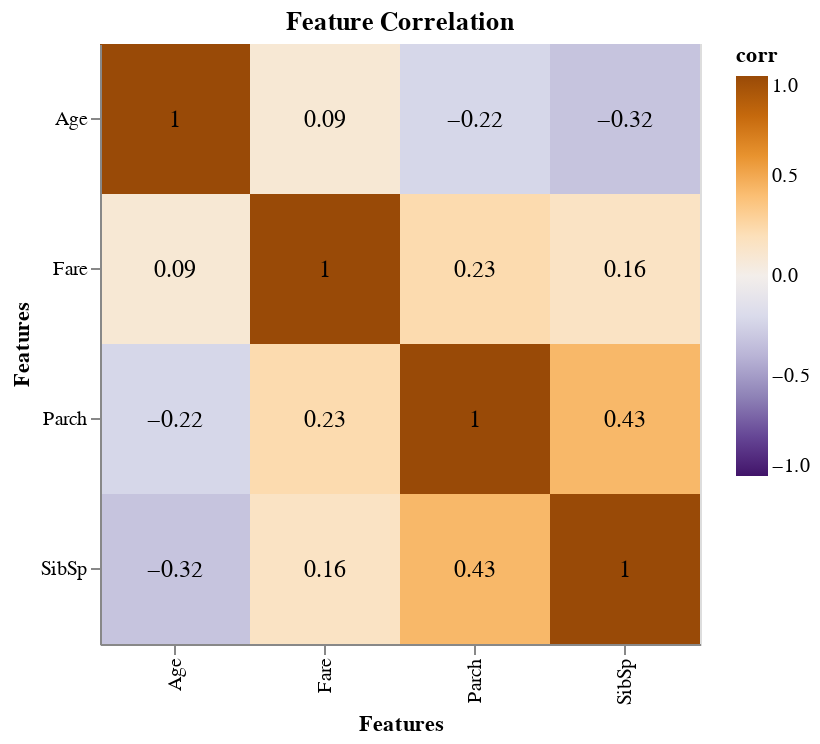

The notebook cell this image was saved under:
### Code cell
# correlation chart all variable
corr_df = train_df[numeric_features].corr().stack().reset_index(name="corr")
corr_df["round_corr"] = np.round(corr_df["corr"], 2)
corr_plot = (
    alt.Chart(
        corr_df.query("level_0 != 'is_canceled' & level_1 != 'is_canceled'"),
        title="Feature Correlation",
    )
    .mark_rect()
    .encode(
        x="level_0",
        y="level_1",
        tooltip="corr",
        color=alt.Color(
            "corr", scale=alt.Scale(domain=(-1, 1), scheme="purpleorange")
        ),
    )
    .properties(width=300, height=300)
)
corr_text = (
    alt.Chart(corr_df.query("level_0 != 'is_canceled' & level_1 != 'is_canceled'"))
    .mark_text(size=12)
    .encode(
        x=alt.X("level_0", title="Features"),
        y=alt.Y("level_1", title="Features"),
        text="round_corr",
    )
)
corr_all = corr_plot + corr_text
corr_all

### Figure 1 — Vega-Lite specification as saved in the notebook (floating-point values rounded to 4 significant figures)
{"config": {"view": {"continuousWidth": 400, "continuousHeight": 300}}, "layer": [{"data": {"name": "data-da6a00e50e2ec17ae9456d8729aa8d80"}, "mark": "rect", "encoding": {"color": {"type": "quantitative", "field": "corr", "scale": {"domain": [-1, 1], "scheme": "purpleorange"}}, "tooltip": {"type": "quantitative", "field": "corr"}, "x": {"type": "nominal", "field": "level_0"}, "y": {"type": "nominal", "field": "level_1"}}, "height": 300, "title": "Feature Correlation", "width": 300}, {"data": {"name": "data-da6a00e50e2ec17ae9456d8729aa8d80"}, "mark": {"type": "text", "size": 12}, "encoding": {"text": {"type": "quantitative", "field": "round_corr"}, "x": {"type": "nominal", "field": "level_0", "title": "Features"}, "y": {"type": "nominal", "field": "level_1", "title": "Features"}}}], "$schema": "https://vega.github.io/schema/vega-lite/v4.8.1.json", "datasets": {"data-da6a00e50e2ec17ae9456d8729aa8d80": [{"level_0": "Age", "level_1": "Age", "corr": 1.0, "round_corr": 1.0}, {"level_0": "Age", "level_1": "SibSp", "corr": -0.3202, "round_corr": -0.32}, {"level_0": "Age", "level_1": "Parch", "corr": -0.2225, "round_corr": -0.22}, {"level_0": "Age", "level_1": "Fare", "corr": 0.09079, "round_corr": 0.09}, {"level_0": "SibSp", "level_1": "Age", "corr": -0.3202, "round_corr": -0.32}, {"level_0": "SibSp", "level_1": "SibSp", "corr": 1.0, "round_corr": 1.0}, {"level_0": "SibSp", "level_1": "Parch", "corr": 0.4307, "round_corr": 0.43}, {"level_0": "SibSp", "level_1": "Fare", "corr": 0.1604, "round_corr": 0.16}, {"level_0": "Parch", "level_1": "Age", "corr": -0.2225, "round_corr": -0.22}, {"level_0": "Parch", "level_1": "SibSp", "corr": 0.4307, "round_corr": 0.43}, {"level_0": "Parch", "level_1": "Parch", "corr": 1.0, "round_corr": 1.0}, {"level_0": "Parch", "level_1": "Fare", "corr": 0.2317, "round_corr": 0.23}, {"level_0": "Fare", "level_1": "Age", "corr": 0.09079, "round_corr": 0.09}, {"level_0": "Fare", "level_1": "SibSp", "corr": 0.1604, "round_corr": 0.16}, {"level_0": "Fare", "level_1": "Parch", "corr": 0.2317, "round_corr": 0.23}, {"level_0": "Fare", "level_1": "Fare", "corr": 1.0, "round_corr": 1.0}]}}
